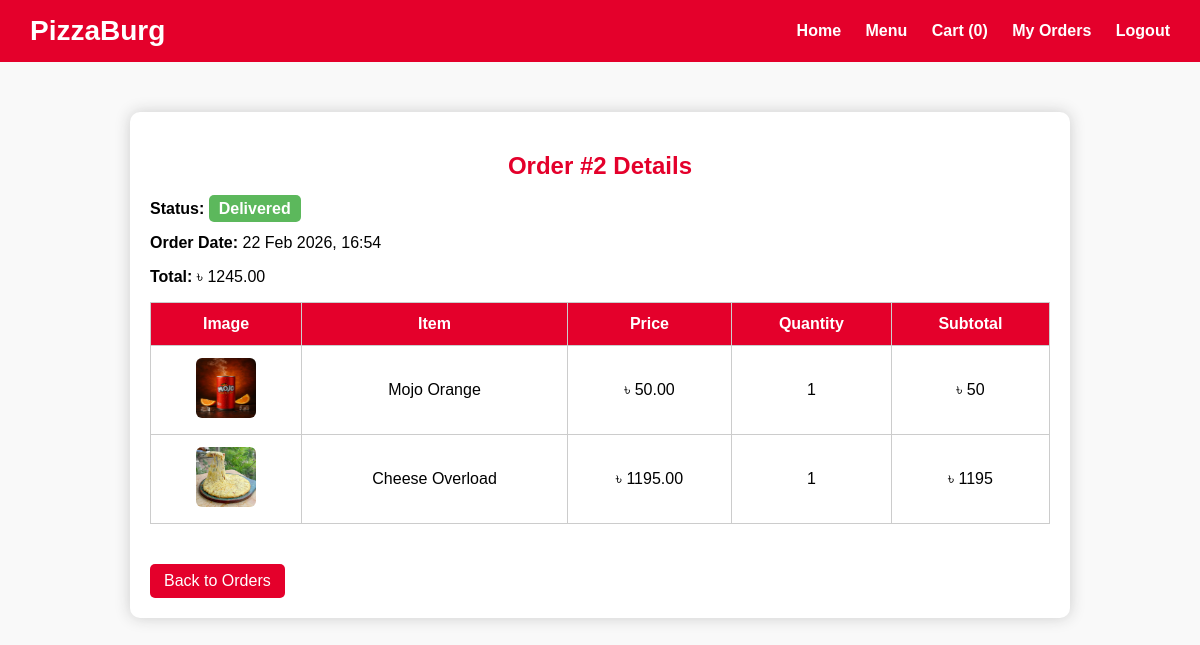
The page /order_details.php?id=2 (signed in) on the database its author committed.
### tables this page shows
CREATE TABLE `orders` (
  `id` int(11) NOT NULL,
  `customer_id` int(11) NOT NULL,
  `status` enum('pending','approved','declined','delivered') DEFAULT 'pending',
  `delivery_time` varchar(50) DEFAULT NULL,
  `total` decimal(10,2) DEFAULT 0.00,
  `created_at` timestamp NOT NULL DEFAULT current_timestamp()
);

CREATE TABLE `order_items` (
  `id` int(11) NOT NULL,
  `order_id` int(11) NOT NULL,
  `menu_id` int(11) NOT NULL,
  `quantity` int(11) NOT NULL DEFAULT 1,
  `price` decimal(10,2) NOT NULL
);

CREATE TABLE `menu` (
  `id` int(11) NOT NULL,
  `name` varchar(100) NOT NULL,
  `category` enum('burger','pizza','drink') NOT NULL,
  `description` text DEFAULT NULL,
  `price` decimal(10,2) NOT NULL,
  `image` varchar(255) DEFAULT NULL,
  `created_at` timestamp NOT NULL DEFAULT current_timestamp()
);

### order_details.php (the view, shortened to what this page needs)
<?php
include("includes/config.php");
$order_id = (int)$_GET['id'];
$customer_id = $_SESSION['customer_id'];
$order_res = mysqli_query($conn, "SELECT * FROM orders WHERE id='$order_id' AND customer_id='$customer_id'");
$order = mysqli_fetch_assoc($order_res);
$items_res = mysqli_query($conn, "SELECT oi.*, m.name, m.image FROM order_items oi JOIN menu m ON oi.menu_id=m.id WHERE oi.order_id='$order_id'");
?>
<!DOCTYPE html>
<html>
<head>
</head>
<body>
<header>
  <h1>PizzaBurg</h1>
  <nav>
    <a href="index.php">Home</a>
    <a href="menu.php">Menu</a>
    <a href="cart.php">Cart (<?php echo isset($_SESSION['cart'])?array_sum($_SESSION['cart']):0; ?>)</a>
    <a href="my_orders.php">My Orders</a>
    <a href="logout.php">Logout</a>
  </nav>
</header>
<div class="container">
  <h2>Order #<?php echo $order['id']; ?> Details</h2>
  <p><strong>Status:</strong> <span class="badge <?php echo $order['status']; ?>"><?php echo ucfirst($order['status']); ?></span></p>
  <p><strong>Order Date:</strong> <?php echo date("d M Y, H:i", strtotime($order['created_at'])); ?></p>
  <p><strong>Total:</strong> ৳ <?php echo $order['total']; ?></p>
  <table>
    <tr>
      <th>Image</th>
      <th>Item</th>
      <th>Price</th>
      <th>Quantity</th>
      <th>Subtotal</th>
    </tr>
    <?php
      while($item = mysqli_fetch_assoc($items_res)):
        $subtotal = $item['price'] * $item['quantity'];
    ?>
    <tr>
      <td><img src="assets/images/<?php echo $item['image']; ?>" alt="<?php echo $item['name']; ?>"></td>
      <td><?php echo $item['name']; ?></td>
      <td>৳ <?php echo $item['price']; ?></td>
      <td><?php echo $item['quantity']; ?></td>
      <td>৳ <?php echo $subtotal; ?></td>
    </tr>
    <?php endwhile; ?>
  </table>
  <a href="my_orders.php" class="btn">Back to Orders</a>
</div>
</body>
</html>

### order_details.php (style rules this page uses)
body { margin:0;font-family:Arial,sans-serif;background:#f9f9f9; }
header { background:#e4002b;color:white;padding:15px 30px;display:flex;justify-content:space-between;align-items:center;position:sticky;top:0;z-index:100; }
header h1 { margin:0;font-size:28px; }
nav a { color:white;text-decoration:none;margin-left:20px;font-weight:bold;font-size:16px; }
.container { max-width:900px;margin:50px auto;padding:20px;background:white;border-radius:10px;box-shadow:0 0 15px #ccc; }
h2 { color:#e4002b;margin-bottom:20px;text-align:center; }
table { width:100%;border-collapse:collapse;margin-bottom:30px; }
th, td { border:1px solid #ccc;padding:12px;text-align:center; }
th { background:#e4002b;color:white; }
img { width:60px;height:60px;border-radius:6px; }
.badge { padding:5px 10px;border-radius:5px;color:white;font-weight:bold; }
.delivered { background:#5cb85c; }
.btn { background:#e4002b;color:white;padding:8px 14px;text-decoration:none;border-radius:5px;transition:0.3s;margin-top:10px;display:inline-block; }

### rows shown on the page
orders: id "2", status "Delivered", created_at "22 Feb 2026, 16:54", total "1245.00"
order_items: menu.image (picture), menu.name "Mojo Orange", price "50.00", quantity "1", subtotal "50"
order_items: menu.image (picture), menu.name "Cheese Overload", price "1195.00", quantity "1", subtotal "1195"
